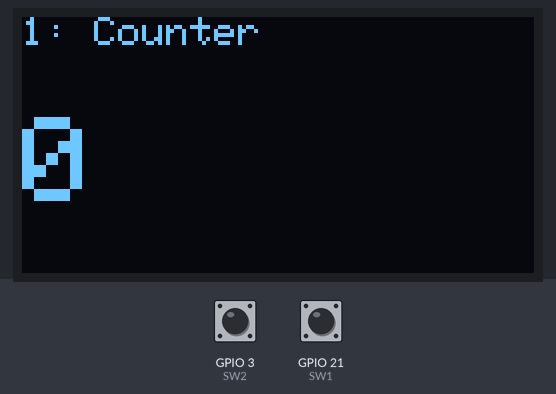
The sketch below on a simulated ESP32. On the bench: 128×64 one-colour display. The inputs (shaded band) are chosen by the test bench; at power-on: GPIO 21 (SW1) HIGH, GPIO 3 (SW2) HIGH.

Above: at 1.2 s.
1.3 s: GPIO 21 (SW1) pulled LOW for 0.15 s
At 1.9 s:
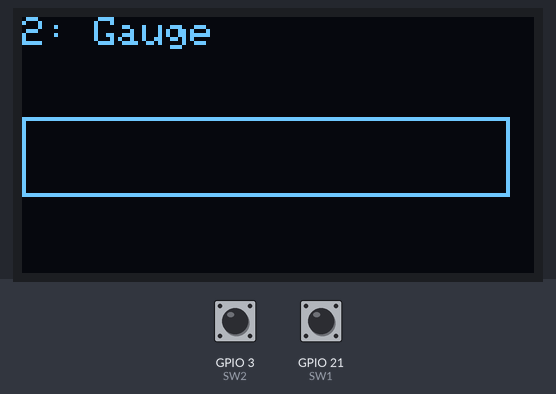
3.0 s: GPIO 21 (SW1) pulled LOW for 1 s
At 4.4 s:
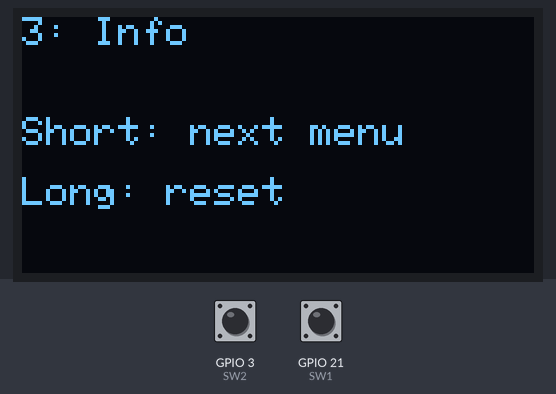
Timing chart, 0 to 6.0 s (numbered marks = the images above; inputs shaded):
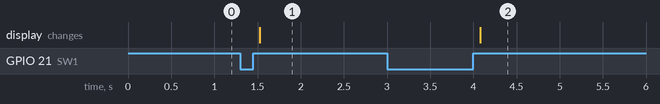

The sketch:

054-OLED_menu-C3.ino
```cpp
#include <Wire.h>
#include <Adafruit_GFX.h>
#include <Adafruit_SSD1306.h>

#define SCREEN_WIDTH 128
#define SCREEN_HEIGHT 64
#define OLED_ADDRESS 0x3C

Adafruit_SSD1306 display(SCREEN_WIDTH, SCREEN_HEIGHT, &Wire, -1);

int currentScreen = 0;       // 0:カウンター 1:ゲージ 2:説明
const int numScreens = 3;

int counter = 0;
const int maxCount = 10;

// SW1(画面送り・長押しでリセット)用
bool lastRawSw1 = HIGH;
bool debouncedSw1 = HIGH;
unsigned long lastChangeSw1 = 0;
const unsigned long debounceDelay = 50;
unsigned long pressStartSw1 = 0;
bool longPressHandled = false;
const unsigned long longPressThreshold = 1000;

// SW2(決定)用
bool lastSw2State = HIGH;

void setup() {
  pinMode(21, INPUT);  // SW1
  pinMode(3, INPUT);   // SW2

  Wire.begin(1, 2);
  display.begin(SSD1306_SWITCHCAPVCC, OLED_ADDRESS);

  drawScreen();
}

void loop() {
  handleSw1();
  handleSw2();
}

// SW1: デバウンス + 長押し判定
void handleSw1() {
  bool rawState = digitalRead(21);

  if (rawState != lastRawSw1) {
    lastChangeSw1 = millis();
  }

  if (millis() - lastChangeSw1 > debounceDelay) {
    if (rawState != debouncedSw1) {
      debouncedSw1 = rawState;

      if (debouncedSw1 == LOW) {
        pressStartSw1 = millis();
        longPressHandled = false;
      } else {
        if (!longPressHandled) {
          // 短押し → 次の画面へ
          currentScreen = (currentScreen + 1) % numScreens;
          drawScreen();
        }
      }
    }
  }

  if (debouncedSw1 == LOW && !longPressHandled) {
    if (millis() - pressStartSw1 >= longPressThreshold) {
      longPressHandled = true;
      counter = 0;  // 長押し → リセット
      drawScreen();
    }
  }

  lastRawSw1 = rawState;
}

// SW2: 決定操作(今はカウンターを増やすだけ)
void handleSw2() {
  bool sw2State = digitalRead(3);

  if (lastSw2State == HIGH && sw2State == LOW) {
    if (currentScreen == 0 && counter < maxCount) {
      counter++;
      drawScreen();
    }
  }

  lastSw2State = sw2State;
}

// 今の画面(currentScreen)に応じて描き分ける
void drawScreen() {
  display.clearDisplay();
  display.setTextSize(1);
  display.setTextColor(SSD1306_WHITE);

  if (currentScreen == 0) {
    display.setCursor(0, 0);
    display.print("1: Counter");
    display.setTextSize(3);
    display.setCursor(0, 25);
    display.print(counter);

  } else if (currentScreen == 1) {
    display.setCursor(0, 0);
    display.print("2: Gauge");
    int barWidth = map(counter, 0, maxCount, 0, 120);
    display.drawRect(0, 25, 122, 20, SSD1306_WHITE);
    display.fillRect(1, 26, barWidth, 18, SSD1306_WHITE);

  } else if (currentScreen == 2) {
    display.setCursor(0, 0);
    display.print("3: Info");
    display.setCursor(0, 25);
    display.print("Short: next menu");
    display.setCursor(0, 40);
    display.print("Long: reset");
  }

  display.display();
}
```

Measured:
- after the input at 1.3 s, the display: changes after 0.23 s (image 1)
- after the input at 3.0 s, the display: changes after 1.1 s (image 2)
